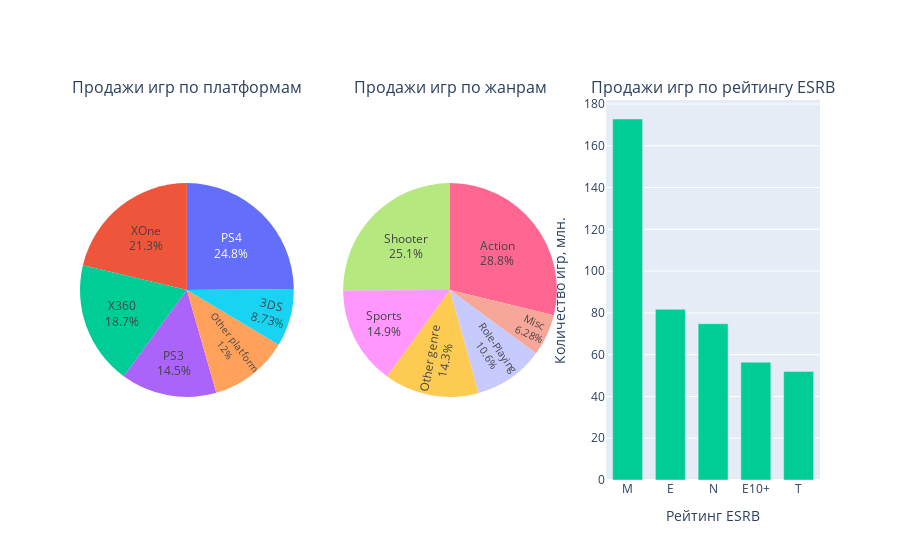

Notebook source saved alongside this figure:
### Code cell
two_pie('na_sales')

### Figure 1 — Plotly figure (JSON) as saved in the notebook; plotly's stock layout.template omitted (floating-point values rounded to 4 significant figures)
{"data": [{"domain": {"x": [0, 0.2889], "y": [0, 1]}, "labels": ["PS4", "XOne", "X360", "PS3", "3DS", "Other platform", "Other platform", "Other platform", "Other platform", "Other platform", "Other platform"], "showlegend": false, "textinfo": "percent+label", "textposition": "inside", "type": "pie", "values": [108.7, 93.12, 81.66, 63.5, 38.2, 29.21, 11.11, 6.56, 5.04, 0.57, 0]}, {"domain": {"x": [0.3556, 0.6444], "y": [0, 1]}, "labels": ["Action", "Shooter", "Sports", "Role-Playing", "Misc", "Other genre", "Other genre", "Other genre", "Other genre", "Other genre", "Other genre", "Other genre"], "showlegend": false, "textinfo": "percent+label", "textposition": "inside", "type": "pie", "values": [126.0, 109.7, 65.27, 46.4, 27.49, 18.14, 15.55, 12.96, 7.14, 4.86, 3.28, 0.83]}, {"type": "bar", "x": ["M", "E", "N", "E10+", "T"], "xaxis": "x", "y": [172.8, 81.71, 74.82, 56.38, 51.98], "yaxis": "y"}], "layout": {"annotations": [{"font": {"size": 16}, "showarrow": false, "text": "Продажи игр по платформам", "x": 0.1444, "xanchor": "center", "xref": "paper", "y": 1, "yanchor": "bottom", "yref": "paper"}, {"font": {"size": 16}, "showarrow": false, "text": "Продажи игр по жанрам", "x": 0.5, "xanchor": "center", "xref": "paper", "y": 1, "yanchor": "bottom", "yref": "paper"}, {"font": {"size": 16}, "showarrow": false, "text": "Продажи игр по рейтингу ESRB", "x": 0.8556, "xanchor": "center", "xref": "paper", "y": 1, "yanchor": "bottom", "yref": "paper"}], "bargap": 0.3, "showlegend": false, "xaxis": {"anchor": "y", "domain": [0.7111, 1], "title": {"text": "Рейтинг ESRB"}}, "yaxis": {"anchor": "x", "domain": [0, 1], "title": {"text": "Количество игр, млн."}}}}
